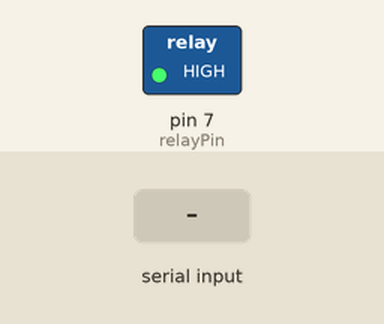
Simulated run of this sketch. Board: Arduino Uno, built with avr-gcc and run on an emulated ATmega328P. Parts: switched loads named in the sketch (green lamp = pin HIGH). Inputs (shaded band) come from the test bench.

Above: at 1.2 s.
1.3 s: "1" received over Serial
At 1.9 s:
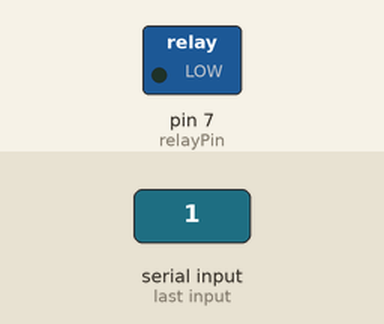
Timing chart, 0 to 7.8 s (numbered marks = the images above; inputs shaded):
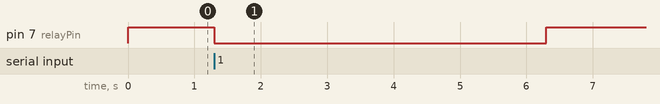

Measured:
- after the input at 1.3 s, pin 7 (relayPin): HIGH → LOW at once, → HIGH 5.0 s later

The sketch:

arduino_control.ino
```cpp
#include <Arduino.h>

// Define the pin for the Relay module
const int relayPin = 7;

void setup() {
  // Initialize serial communication at 9600 bits per second
  Serial.begin(9600);

  // Set the relay pin as an output
  pinMode(relayPin, OUTPUT);

  // Keep the lock CLOSED by default
  // (Note: Most relays are 'Active Low', so HIGH means the lock is OFF)
  digitalWrite(relayPin, HIGH);
}

void loop() {
  // Check if data is available from the Python script
  if (Serial.available() > 0) {
    char data = Serial.read();

    // If Python sends '1', unlock the door
    if (data == '1') {
      digitalWrite(relayPin, LOW);  // Activate Relay (Unlock)
      delay(5000);                 // Keep it open for 5 seconds
      digitalWrite(relayPin, HIGH); // Deactivate Relay (Lock)
    }
  }
}
```
